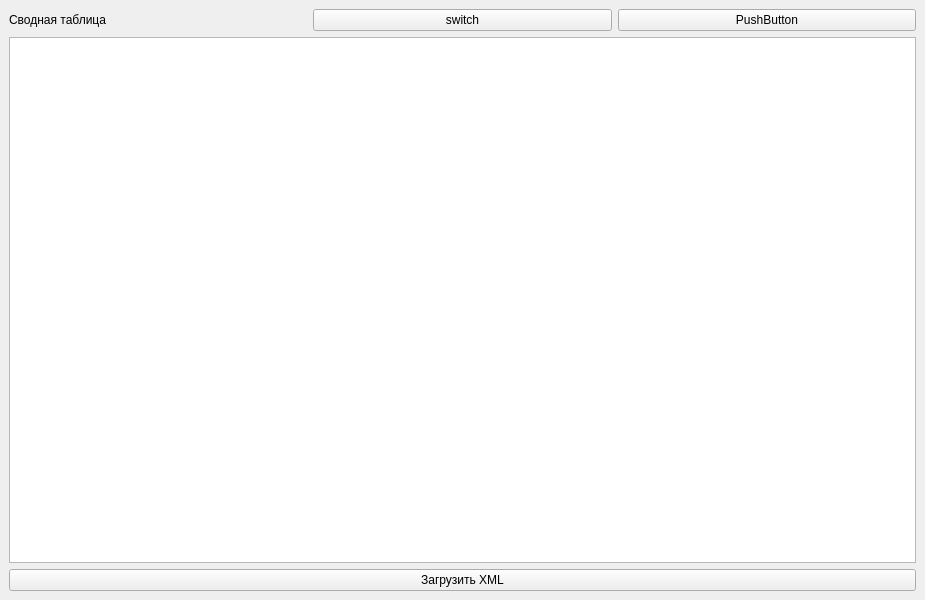
<?xml version="1.0" encoding="UTF-8"?>
<ui version="4.0">
 <class>MainWindow</class>
 <widget class="QMainWindow" name="MainWindow">
  <property name="geometry">
   <rect>
    <x>0</x>
    <y>0</y>
    <width>925</width>
    <height>600</height>
   </rect>
  </property>
  <property name="windowTitle">
   <string>АвиаСтат</string>
  </property>
  <widget class="QWidget" name="centralwidget">
   <layout class="QVBoxLayout" name="verticalLayout">
    <item>
     <layout class="QHBoxLayout" name="horizontalLayout">
      <item>
       <widget class="QLabel" name="label">
        <property name="text">
         <string>Сводная таблица</string>
        </property>
       </widget>
      </item>
      <item>
       <widget class="QPushButton" name="switchBtn">
        <property name="text">
         <string>switch</string>
        </property>
       </widget>
      </item>
      <item>
       <widget class="QPushButton" name="exitBtn">
        <property name="text">
         <string>PushButton</string>
        </property>
       </widget>
      </item>
     </layout>
    </item>
    <item>
     <widget class="QTableView" name="airlineIndtable"/>
    </item>
    <item>
     <widget class="QPushButton" name="uploadBtn">
      <property name="text">
       <string>Загрузить XML</string>
      </property>
      <property name="toolTip">
       <string>Загрузить данные из XML файла формы 12-ГА</string>
      </property>
     </widget>
    </item>
   </layout>
  </widget>
 </widget>
 <resources/>
 <connections/>
</ui>
